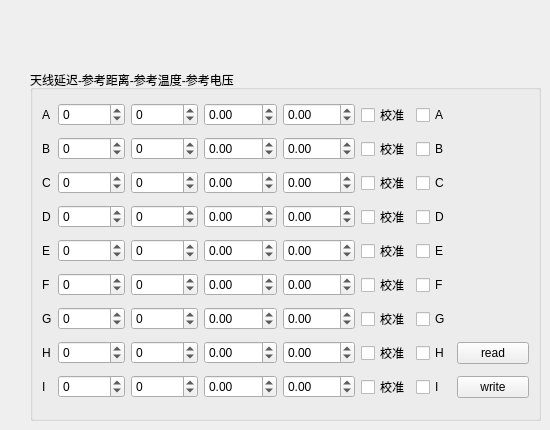
   <widget class="QWidget" name="tab">
    <attribute name="title">
     <string>天线校准</string>
    </attribute>
    <widget class="QGroupBox" name="groupBox_6">
     <property name="geometry">
      <rect>
       <x>30</x>
       <y>70</y>
       <width>511</width>
       <height>351</height>
      </rect>
     </property>
     <property name="title">
      <string>天线延迟-参考距离-参考温度-参考电压</string>
     </property>
     <layout class="QGridLayout" name="gridLayout_2">
      <item row="6" column="3">
       <widget class="QDoubleSpinBox" name="Spin_Box_TEMPERATURE_4">
        <property name="decimals">
         <number>2</number>
        </property>
        <property name="minimum">
         <double>-1000.000000000000000</double>
        </property>
        <property name="maximum">
         <double>100000.000000000000000</double>
        </property>
       </widget>
      </item>
      <item row="9" column="4">
       <widget class="QDoubleSpinBox" name="Spin_Box_VOLTAGE_7">
        <property name="decimals">
         <number>2</number>
        </property>
        <property name="minimum">
         <double>-1000.000000000000000</double>
        </property>
        <property name="maximum">
         <double>100000.000000000000000</double>
        </property>
       </widget>
      </item>
      <item row="1" column="4">
       <widget class="QDoubleSpinBox" name="Spin_Box_VOLTAGE_2">
        <property name="decimals">
         <number>2</number>
        </property>
        <property name="minimum">
         <double>-1000.000000000000000</double>
        </property>
        <property name="maximum">
         <double>100000.000000000000000</double>
        </property>
       </widget>
      </item>
      <item row="8" column="1">
       <widget class="QDoubleSpinBox" name="Spin_Box_DLY_6">
        <property name="decimals">
         <number>0</number>
        </property>
        <property name="minimum">
         <double>-1000.000000000000000</double>
        </property>
        <property name="maximum">
         <double>100000.000000000000000</double>
        </property>
       </widget>
      </item>
      <item row="4" column="2">
       <widget class="QDoubleSpinBox" name="Spin_Box_DISTANCE_3">
        <property name="decimals">
         <number>0</number>
        </property>
        <property name="minimum">
         <double>-1000.000000000000000</double>
        </property>
        <property name="maximum">
         <double>100000.000000000000000</double>
        </property>
       </widget>
      </item>
      <item row="7" column="1">
       <widget class="QDoubleSpinBox" name="Spin_Box_DLY_5">
        <property name="decimals">
         <number>0</number>
        </property>
        <property name="minimum">
         <double>-1000.000000000000000</double>
        </property>
        <property name="maximum">
         <double>100000.000000000000000</double>
        </property>
       </widget>
      </item>
      <item row="8" column="5">
       <widget class="QCheckBox" name="Auto_Cal_Active_Box_6">
        <property name="text">
         <string>校准</string>
        </property>
        <property name="checked">
         <bool>false</bool>
        </property>
       </widget>
      </item>
      <item row="0" column="0">
       <widget class="QLabel" name="label_Dis1_4">
        <property name="text">
         <string>A</string>
        </property>
       </widget>
      </item>
      <item row="8" column="4">
       <widget class="QDoubleSpinBox" name="Spin_Box_VOLTAGE_6">
        <property name="decimals">
         <number>2</number>
        </property>
        <property name="minimum">
         <double>-1000.000000000000000</double>
        </property>
        <property name="maximum">
         <double>100000.000000000000000</double>
        </property>
       </widget>
      </item>
      <item row="6" column="0">
       <widget class="QLabel" name="label_Dis4_4">
        <property name="text">
         <string>D</string>
        </property>
       </widget>
      </item>
      <item row="10" column="4">
       <widget class="QDoubleSpinBox" name="Spin_Box_VOLTAGE_8">
        <property name="decimals">
         <number>2</number>
        </property>
        <property name="minimum">
         <double>-1000.000000000000000</double>
        </property>
        <property name="maximum">
         <double>100000.000000000000000</double>
        </property>
       </widget>
      </item>
      <item row="8" column="0">
       <widget class="QLabel" name="label_Dis6_7">
        <property name="text">
         <string>F</string>
        </property>
       </widget>
      </item>
      <item row="9" column="2">
       <widget class="QDoubleSpinBox" name="Spin_Box_DISTANCE_7">
        <property name="decimals">
         <number>0</number>
        </property>
        <property name="minimum">
         <double>-1000.000000000000000</double>
        </property>
        <property name="maximum">
         <double>100000.000000000000000</double>
        </property>
       </widget>
      </item>
      <item row="0" column="1">
       <widget class="QDoubleSpinBox" name="Spin_Box_DLY_1">
        <property name="decimals">
         <number>0</number>
        </property>
        <property name="minimum">
         <double>-1000.000000000000000</double>
        </property>
        <property name="maximum">
         <double>100000.000000000000000</double>
        </property>
       </widget>
      </item>
      <item row="1" column="6">
       <widget class="QCheckBox" name="Write_Flag__Box_2">
        <property name="text">
         <string>B</string>
        </property>
       </widget>
      </item>
      <item row="10" column="6">
       <widget class="QCheckBox" name="Write_Flag__Box_8">
        <property name="text">
         <string>H</string>
        </property>
       </widget>
      </item>
      <item row="10" column="0">
       <widget class="QLabel" name="label_Dis8_4">
        <property name="text">
         <string>H</string>
        </property>
       </widget>
      </item>
      <item row="8" column="2">
       <widget class="QDoubleSpinBox" name="Spin_Box_DISTANCE_6">
        <property name="decimals">
         <number>0</number>
        </property>
        <property name="minimum">
         <double>-1000.000000000000000</double>
        </property>
        <property name="maximum">
         <double>100000.000000000000000</double>
        </property>
       </widget>
      </item>
      <item row="13" column="2">
       <widget class="QDoubleSpinBox" name="Spin_Box_DISTANCE_9">
        <property name="decimals">
         <number>0</number>
        </property>
        <property name="minimum">
         <double>-1000.000000000000000</double>
        </property>
        <property name="maximum">
         <double>100000.000000000000000</double>
        </property>
       </widget>
      </item>
      <item row="7" column="0">
       <widget class="QLabel" name="label_Dis5_4">
        <property name="text">
         <string>E</string>
        </property>
       </widget>
      </item>
      <item row="13" column="1">
       <widget class="QDoubleSpinBox" name="Spin_Box_DLY_9">
        <property name="decimals">
         <number>0</number>
        </property>
        <property name="minimum">
         <double>-1000.000000000000000</double>
        </property>
        <property name="maximum">
         <double>100000.000000000000000</double>
        </property>
       </widget>
      </item>
      <item row="1" column="3">
       <widget class="QDoubleSpinBox" name="Spin_Box_TEMPERATURE_2">
        <property name="decimals">
         <number>2</number>
        </property>
        <property name="minimum">
         <double>-1000.000000000000000</double>
        </property>
        <property name="maximum">
         <double>100000.000000000000000</double>
        </property>
       </widget>
      </item>
      <item row="7" column="5">
       <widget class="QCheckBox" name="Auto_Cal_Active_Box_5">
        <property name="text">
         <string>校准</string>
        </property>
        <property name="checked">
         <bool>false</bool>
        </property>
       </widget>
      </item>
      <item row="10" column="2">
       <widget class="QDoubleSpinBox" name="Spin_Box_DISTANCE_8">
        <property name="decimals">
         <number>0</number>
        </property>
        <property name="minimum">
         <double>-1000.000000000000000</double>
        </property>
        <property name="maximum">
         <double>100000.000000000000000</double>
        </property>
       </widget>
      </item>
      <item row="10" column="5">
       <widget class="QCheckBox" name="Auto_Cal_Active_Box_8">
        <property name="text">
         <string>校准</string>
        </property>
        <property name="checked">
         <bool>false</bool>
        </property>
       </widget>
      </item>
      <item row="6" column="4">
       <widget class="QDoubleSpinBox" name="Spin_Box_VOLTAGE_4">
        <property name="decimals">
         <number>2</number>
        </property>
        <property name="minimum">
         <double>-1000.000000000000000</double>
        </property>
        <property name="maximum">
         <double>100000.000000000000000</double>
        </property>
       </widget>
      </item>
      <item row="1" column="2">
       <widget class="QDoubleSpinBox" name="Spin_Box_DISTANCE_2">
        <property name="decimals">
         <number>0</number>
        </property>
        <property name="minimum">
         <double>-1000.000000000000000</double>
        </property>
        <property name="maximum">
         <double>100000.000000000000000</double>
        </property>
       </widget>
      </item>
      <item row="10" column="1">
       <widget class="QDoubleSpinBox" name="Spin_Box_DLY_8">
        <property name="decimals">
         <number>0</number>
        </property>
        <property name="minimum">
         <double>-1000.000000000000000</double>
        </property>
        <property name="maximum">
         <double>100000.000000000000000</double>
        </property>
       </widget>
      </item>
      <item row="0" column="4">
       <widget class="QDoubleSpinBox" name="Spin_Box_VOLTAGE_1">
        <property name="decimals">
         <number>2</number>
        </property>
        <property name="minimum">
         <double>-1000.000000000000000</double>
        </property>
        <property name="maximum">
         <double>100000.000000000000000</double>
        </property>
       </widget>
      </item>
      <item row="9" column="5">
       <widget class="QCheckBox" name="Auto_Cal_Active_Box_7">
        <property name="text">
         <string>校准</string>
        </property>
        <property name="checked">
         <bool>false</bool>
        </property>
       </widget>
      </item>
      <item row="13" column="4">
       <widget class="QDoubleSpinBox" name="Spin_Box_VOLTAGE_9">
        <property name="decimals">
         <number>2</number>
        </property>
        <property name="minimum">
         <double>-1000.000000000000000</double>
        </property>
        <property name="maximum">
         <double>100000.000000000000000</double>
        </property>
       </widget>
      </item>
      <item row="1" column="0">
       <widget class="QLabel" name="label_Dis2_4">
        <property name="text">
         <string>B</string>
        </property>
       </widget>
      </item>
      <item row="10" column="3">
       <widget class="QDoubleSpinBox" name="Spin_Box_TEMPERATURE_8">
        <property name="decimals">
         <number>2</number>
        </property>
        <property name="minimum">
         <double>-1000.000000000000000</double>
        </property>
        <property name="maximum">
         <double>100000.000000000000000</double>
        </property>
       </widget>
      </item>
      <item row="7" column="6">
       <widget class="QCheckBox" name="Write_Flag__Box_5">
        <property name="text">
         <string>E</string>
        </property>
       </widget>
      </item>
      <item row="0" column="2">
       <widget class="QDoubleSpinBox" name="Spin_Box_DISTANCE_1">
        <property name="decimals">
         <number>0</number>
        </property>
        <property name="minimum">
         <double>-1000.000000000000000</double>
        </property>
        <property name="maximum">
         <double>100000.000000000000000</double>
        </property>
       </widget>
      </item>
      <item row="4" column="3">
       <widget class="QDoubleSpinBox" name="Spin_Box_TEMPERATURE_3">
        <property name="decimals">
         <number>2</number>
        </property>
        <property name="minimum">
         <double>-1000.000000000000000</double>
        </property>
        <property name="maximum">
         <double>100000.000000000000000</double>
        </property>
       </widget>
      </item>
      <item row="0" column="5">
       <widget class="QCheckBox" name="Auto_Cal_Active_Box_1">
        <property name="text">
         <string>校准</string>
        </property>
        <property name="checked">
         <bool>false</bool>
        </property>
       </widget>
      </item>
      <item row="7" column="4">
       <widget class="QDoubleSpinBox" name="Spin_Box_VOLTAGE_5">
        <property name="decimals">
         <number>2</number>
        </property>
        <property name="minimum">
         <double>-1000.000000000000000</double>
        </property>
        <property name="maximum">
         <double>100000.000000000000000</double>
        </property>
       </widget>
      </item>
      <item row="8" column="6">
       <widget class="QCheckBox" name="Write_Flag__Box_6">
        <property name="text">
         <string>F</string>
        </property>
       </widget>
      </item>
      <item row="1" column="1">
       <widget class="QDoubleSpinBox" name="Spin_Box_DLY_2">
        <property name="decimals">
         <number>0</number>
        </property>
        <property name="minimum">
         <double>-1000.000000000000000</double>
        </property>
        <property name="maximum">
         <double>100000.000000000000000</double>
        </property>
       </widget>
      </item>
      <item row="6" column="5">
       <widget class="QCheckBox" name="Auto_Cal_Active_Box_4">
        <property name="text">
         <string>校准</string>
        </property>
        <property name="checked">
         <bool>false</bool>
        </property>
       </widget>
      </item>
      <item row="0" column="3">
       <widget class="QDoubleSpinBox" name="Spin_Box_TEMPERATURE_1">
        <property name="decimals">
         <number>2</number>
        </property>
        <property name="minimum">
         <double>-1000.000000000000000</double>
        </property>
        <property name="maximum">
         <double>100000.000000000000000</double>
        </property>
       </widget>
      </item>
      <item row="1" column="5">
       <widget class="QCheckBox" name="Auto_Cal_Active_Box_2">
        <property name="text">
         <string>校准</string>
        </property>
        <property name="checked">
         <bool>false</bool>
        </property>
       </widget>
      </item>
      <item row="6" column="1">
       <widget class="QDoubleSpinBox" name="Spin_Box_DLY_4">
        <property name="decimals">
         <number>0</number>
        </property>
        <property name="minimum">
         <double>-1000.000000000000000</double>
        </property>
        <property name="maximum">
         <double>100000.000000000000000</double>
        </property>
       </widget>
      </item>
      <item row="9" column="0">
       <widget class="QLabel" name="label_Dis7_4">
        <property name="text">
         <string>G</string>
        </property>
       </widget>
      </item>
      <item row="9" column="6">
       <widget class="QCheckBox" name="Write_Flag__Box_7">
        <property name="text">
         <string>G</string>
        </property>
       </widget>
      </item>
      <item row="13" column="5">
       <widget class="QCheckBox" name="Auto_Cal_Active_Box_9">
        <property name="text">
         <string>校准</string>
        </property>
        <property name="checked">
         <bool>false</bool>
        </property>
       </widget>
      </item>
      <item row="7" column="2">
       <widget class="QDoubleSpinBox" name="Spin_Box_DISTANCE_5">
        <property name="decimals">
         <number>0</number>
        </property>
        <property name="minimum">
         <double>-1000.000000000000000</double>
        </property>
        <property name="maximum">
         <double>100000.000000000000000</double>
        </property>
       </widget>
      </item>
      <item row="6" column="6">
       <widget class="QCheckBox" name="Write_Flag__Box_4">
        <property name="text">
         <string>D</string>
        </property>
       </widget>
      </item>
      <item row="0" column="6">
       <widget class="QCheckBox" name="Write_Flag__Box_1">
        <property name="text">
         <string>A</string>
        </property>
        <property name="checked">
         <bool>false</bool>
        </property>
       </widget>
      </item>
      <item row="9" column="1">
       <widget class="QDoubleSpinBox" name="Spin_Box_DLY_7">
        <property name="decimals">
         <number>0</number>
        </property>
        <property name="minimum">
         <double>-1000.000000000000000</double>
        </property>
        <property name="maximum">
         <double>100000.000000000000000</double>
        </property>
       </widget>
      </item>
      <item row="8" column="3">
       <widget class="QDoubleSpinBox" name="Spin_Box_TEMPERATURE_6">
        <property name="decimals">
         <number>2</number>
        </property>
        <property name="minimum">
         <double>-1000.000000000000000</double>
        </property>
        <property name="maximum">
         <double>100000.000000000000000</double>
        </property>
       </widget>
      </item>
      <item row="7" column="3">
       <widget class="QDoubleSpinBox" name="Spin_Box_TEMPERATURE_5">
        <property name="decimals">
         <number>2</number>
        </property>
        <property name="minimum">
         <double>-1000.000000000000000</double>
        </property>
        <property name="maximum">
         <double>100000.000000000000000</double>
        </property>
       </widget>
      </item>
      <item row="6" column="2">
       <widget class="QDoubleSpinBox" name="Spin_Box_DISTANCE_4">
        <property name="decimals">
         <number>0</number>
        </property>
        <property name="minimum">
         <double>-1000.000000000000000</double>
        </property>
        <property name="maximum">
         <double>100000.000000000000000</double>
        </property>
       </widget>
      </item>
      <item row="13" column="6">
       <widget class="QCheckBox" name="Write_Flag__Box_9">
        <property name="text">
         <string>I</string>
        </property>
       </widget>
      </item>
      <item row="13" column="3">
       <widget class="QDoubleSpinBox" name="Spin_Box_TEMPERATURE_9">
        <property name="decimals">
         <number>2</number>
        </property>
        <property name="minimum">
         <double>-1000.000000000000000</double>
        </property>
        <property name="maximum">
         <double>100000.000000000000000</double>
        </property>
       </widget>
      </item>
      <item row="9" column="3">
       <widget class="QDoubleSpinBox" name="Spin_Box_TEMPERATURE_7">
        <property name="decimals">
         <number>2</number>
        </property>
        <property name="minimum">
         <double>-1000.000000000000000</double>
        </property>
        <property name="maximum">
         <double>100000.000000000000000</double>
        </property>
       </widget>
      </item>
      <item row="4" column="1">
       <widget class="QDoubleSpinBox" name="Spin_Box_DLY_3">
        <property name="decimals">
         <number>0</number>
        </property>
        <property name="minimum">
         <double>-1000.000000000000000</double>
        </property>
        <property name="maximum">
         <double>100000.000000000000000</double>
        </property>
       </widget>
      </item>
      <item row="4" column="0">
       <widget class="QLabel" name="label_Dis3_4">
        <property name="text">
         <string>C</string>
        </property>
       </widget>
      </item>
      <item row="4" column="4">
       <widget class="QDoubleSpinBox" name="Spin_Box_VOLTAGE_3">
        <property name="decimals">
         <number>2</number>
        </property>
        <property name="minimum">
         <double>-1000.000000000000000</double>
        </property>
        <property name="maximum">
         <double>100000.000000000000000</double>
        </property>
       </widget>
      </item>
      <item row="4" column="5">
       <widget class="QCheckBox" name="Auto_Cal_Active_Box_3">
        <property name="text">
         <string>校准</string>
        </property>
        <property name="checked">
         <bool>false</bool>
        </property>
       </widget>
      </item>
      <item row="4" column="6">
       <widget class="QCheckBox" name="Write_Flag__Box_3">
        <property name="text">
         <string>C</string>
        </property>
       </widget>
      </item>
      <item row="13" column="0">
       <widget class="QLabel" name="label_Dis6_8">
        <property name="text">
         <string>I</string>
        </property>
       </widget>
      </item>
      <item row="13" column="7">
       <widget class="QPushButton" name="bnt_write_ANT_CAL">
        <property name="text">
         <string>write</string>
        </property>
       </widget>
      </item>
      <item row="10" column="7">
       <widget class="QPushButton" name="bnt_read_ANT_CAL">
        <property name="text">
         <string>read</string>
        </property>
       </widget>
      </item>
     </layout>
    </widget>
   </widget>
